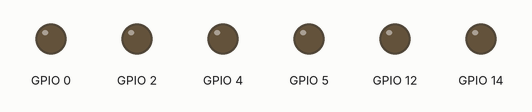
Recording of a sketch running on a simulated ESP8266 (NodeMCU). On the bench: output pins drawn as LEDs (lit = HIGH). WiFi joins after 1.5 s; servers stay silent unless stated; uploads are accepted with an empty reply; what the sketch prints to the serial monitor is not drawn.

Above: at 1.6 s.
At 4.0 s:
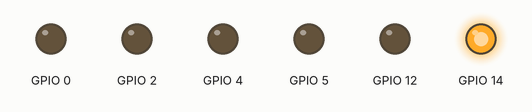
Timing chart, 0 to 5.5 s (numbered marks = the images above):
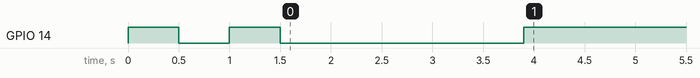

The sketch:

ESP8266-firmware.ino
```cpp
#include <ESP8266WiFi.h>
#include <WiFiClient.h>
const char* host = "1.steemitcha0s0000.applinzi.com";
const int httpsPort = 80;
char check,state;
const char* ssid     = "god";
const char* password = "zhangliuchen";
WiFiClient client;

void setup() {
  pinMode(14,OUTPUT);
  pinMode(12,OUTPUT);
 pinMode(5, OUTPUT);
  pinMode(4, OUTPUT);
  pinMode(0, OUTPUT);
  pinMode(2, OUTPUT);
  digitalWrite(12, LOW);
  Serial.begin(115200);
  digitalWrite(14, HIGH);
  delay(500);
  digitalWrite(14, LOW);
  delay(500);
  digitalWrite(14, HIGH);
  delay(500);
  digitalWrite(14, LOW);
  delay(500);
 WiFi.begin(ssid, password);
 while (WiFi.status() != WL_CONNECTED) {
    delay(500);
    Serial.print(".");
  }
    client.connect(host, httpsPort);
}

void loop() {
while(!client.connect(host, httpsPort))
  {
    digitalWrite(14, LOW);
    client.connect(host, httpsPort);
    delay(100);
   }

 if (client.connected())
  {
    digitalWrite(14, HIGH);
    client.print(String("POST ") + "/downup.php?token=weixin" + " HTTP/1.1\r\n" +
               "Host: " + host + "\r\n" +
               "User-Agent: BuildFailureDetectorESP8266\r\n" +
               "Connection: close\r\n\r\n");
               delay(90);
    String line = client.readStringUntil('{');
    Serial.print(line);
    delay(80);
    state = client.read();
    delay(100);
    }
  if (state == '1')
  {
    digitalWrite(5, HIGH);
  }
   else if (state == '2')
    digitalWrite(5, LOW);
   else if (state == '3')
    digitalWrite(4, HIGH);
   else if (state == '4')
    digitalWrite(4, LOW);
   else if (state == '5')
    digitalWrite(0, HIGH);
   else if (state == '6')
    digitalWrite(0, LOW);
   else if (state == '7')
    digitalWrite(2, HIGH);
   else if (state == '8')
    digitalWrite(2, LOW);
}
```

Measured:
- by itself, GPIO 14: HIGH → LOW at 0.50 s, → HIGH 0.50 s later, → LOW 0.50 s later, → HIGH 2.4 s later
